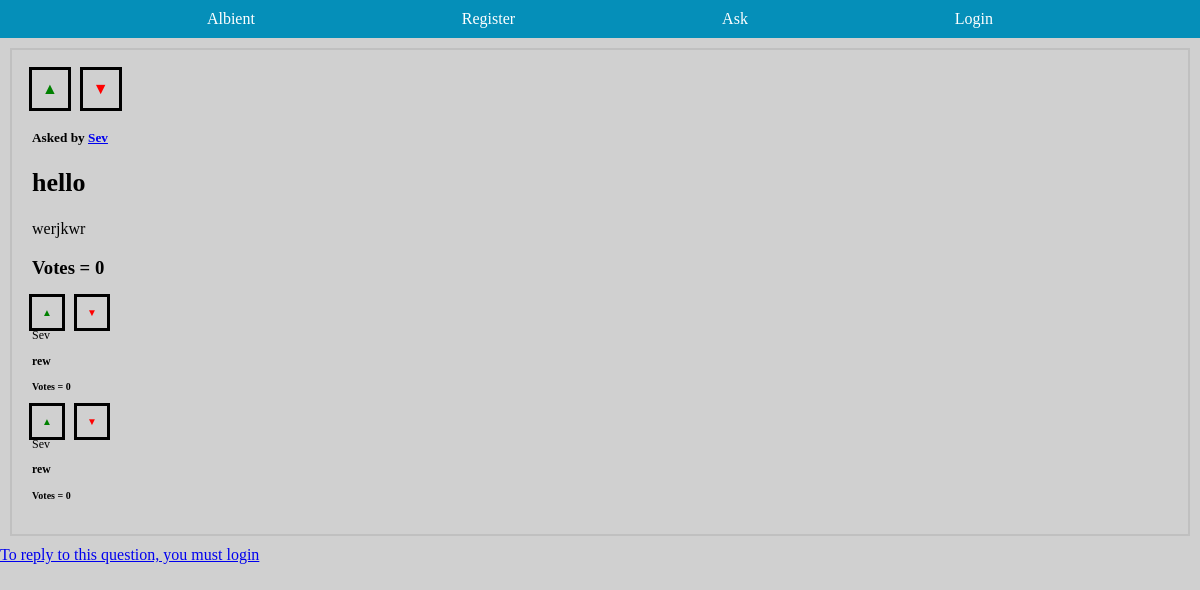
The app's page /view_question?id=1, older data.
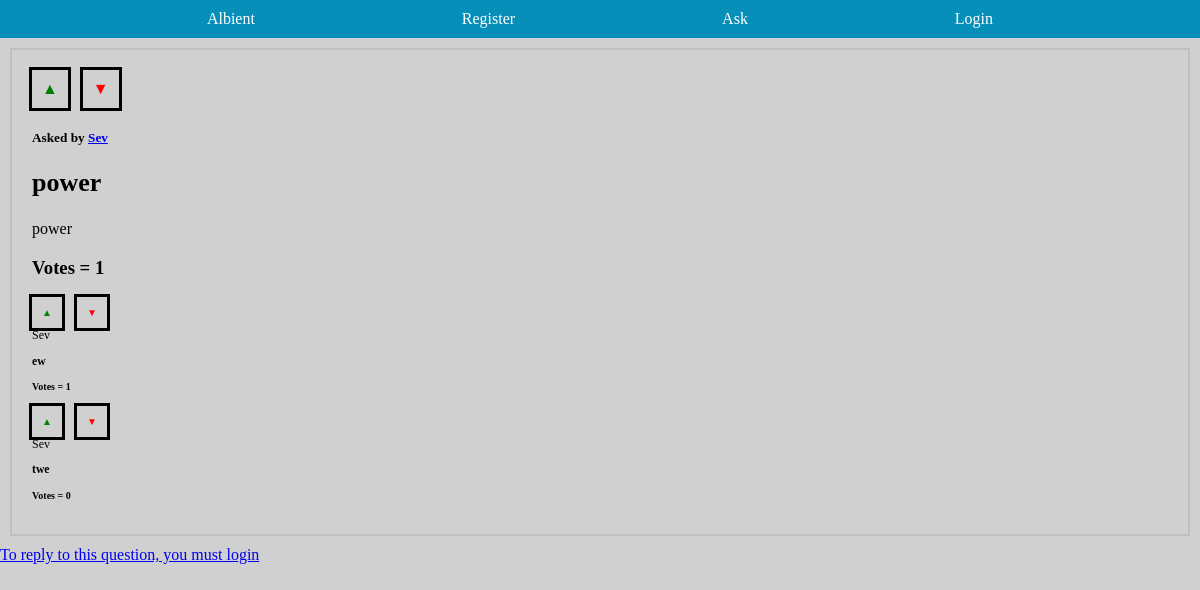
The same page, newer data.
### albient/models.py (models this page shows)
class Question(db.Model):
    id = sa.Column(sa.Integer, primary_key=True, unique=True)
    title = sa.Column(sa.String(64))
    content = sa.Column(sa.Text)
    user_id = sa.Column(sa.Integer, sa.ForeignKey("user.id"))
    comments = relationship("Comment", backref="question", lazy=True)
    tags = sa.Column(sa.String(32))
    votes = sa.Column(sa.Integer, default=0)
    is_resolved = sa.Column(sa.Boolean, default=False)

class Comment(db.Model):
    id = sa.Column(sa.Integer, primary_key=True, unique=True)
    content = sa.Column(sa.Text)
    votes = sa.Column(sa.Integer, default=0)
    question_id = sa.Column(sa.Integer, sa.ForeignKey("question.id"))
    user_id = sa.Column(sa.Integer, sa.ForeignKey("user.id"))

class User(db.Model, UserMixin):
    id = sa.Column(sa.Integer, primary_key=True, unique=True)
    role_id = sa.Column(sa.Integer, default=0)  # 0 for normal users, 1 for admin
    email = sa.Column(sa.String(320))
    username = sa.Column(sa.String(64), nullable=False, unique=True)
    display_name = sa.Column(sa.String(32))
    password = sa.Column(sa.String(64), nullable=False)
    rep_points = sa.Column(sa.Integer)
    questions = relationship("Question", backref="op", lazy=True)
    replies = relationship("Comment", backref="op", lazy=True)

### albient/routes.py (the view)
@app.route("/view_question", methods=["GET", "POST"])
def view_question():
    post_id = request.args.get("id")
    question = Question.query.filter_by(id=post_id).first()
    assert question is not None
    replies = Comment.query.filter_by(question=question).all()
    form = ReplyPostForm()
    if form.validate_on_submit():
        reply = Comment(content=form.content.data, question=question, op=current_user)
        db.session.add(reply)
        db.session.commit()
        flash("Reply added")
        return redirect(url_for('view_question', id=question.id))
    return render_template("view_question.html", form=form, title="Reply", question=question, replies=replies)

### albient/templates/view_question.html
{% extends 'base.html' %}
{% block content %}
<div class="view-question">
  <div class="vote-buttons">
    <a class="vote-button upvote-icon" href="{{url_for('upvote_post', post_id=question.id, del=1) }}">&#9650;</a>
    <a class="vote-button downvote-icon" href="{{url_for('upvote_post', post_id=question.id, del=-1) }}">&#9660;</a>
  </div>
  <h5>Asked by <a href="{{ url_for('view_user', username=question.op.username)}}">{{ question.op.display_name }}</a></h5>
  <h2 class="question-title"> {{ question.title }} </h2>
  <p class="question-content"> {{ question.content }} </p>
  <h3>Votes = {{ question.votes }}</h3>
  <div class="replies">
    {% for reply in replies %}
    <div class="reply">
      <div class="vote-buttons">
        <a class="vote-button upvote-icon" href="{{url_for('upvote_comment', comment_id=reply.id, del=1) }}">&#9650;</a>
        <a class="vote-button downvote-icon" href="{{url_for('upvote_comment', comment_id=reply.id, del=-1) }}">&#9660;</a>
      </div>
      <small>{{ reply.op.display_name }}</small>
      <h3 class="reply-content">{{ reply.content }}</h3>
      <h4>Votes = {{reply.votes}}</h4>
    </div>
    {% endfor %}
  </div>
</div>
{% if current_user.is_authenticated %}
<div class="reply-form">
  <form action="" method="POST">
    <fieldset>
      {{ form.hidden_tag() }}
      {% if form.content.errors %}
      {{ form.content() }}
      {% for error in form.content.errors %}
      <p class="form-error">{{ error }}</p>
      {% endfor %}
      {% else %}
      {{ form.content() }}
      {% endif %}
      {{ form.submit() }}
    </fieldset>
  </form>
</div>
{% else %}
<a href="{{url_for('login')}}">To reply to this question, you must login</a>
{% endif %}
{% endblock %}

Row changes from the older to the newer data that the page shows:
changed Question: title "hello" → "power"; content "werjkwr" → "power"; votes "0" → "1"
changed Comment (number 1 of 2 on the later page): content "rew" → "ew"; votes "0" → "1"
changed Comment: content "rew" → "twe"
